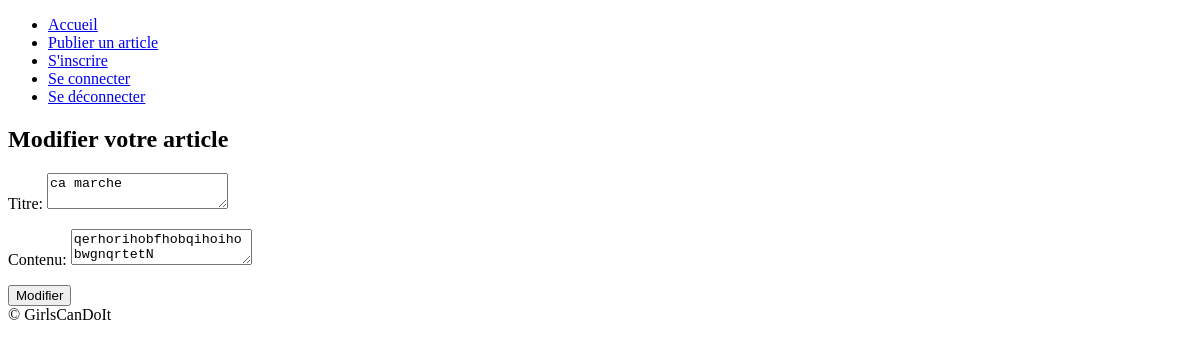
/blog/article_modif/2, run on an earlier commit of the app's database.
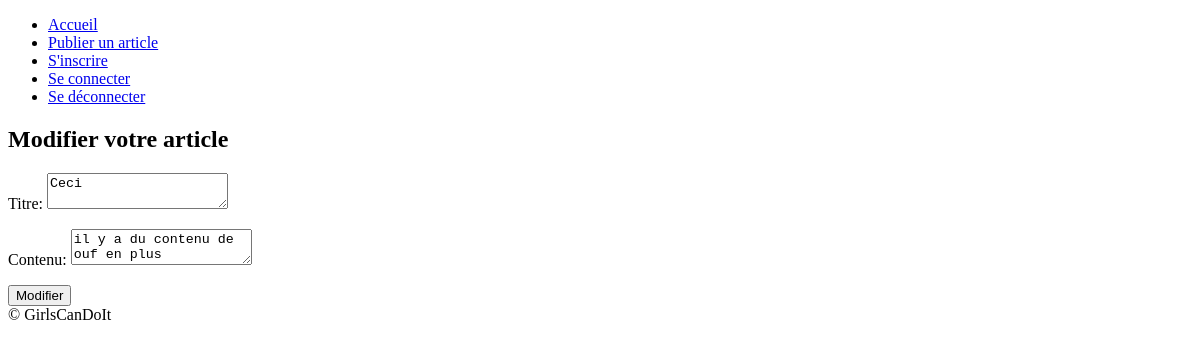
And on a later commit of the database.
### blog/models.py (models this page shows, shortened)
class Article(models.Model):
    titre = models.CharField(max_length=100)
    auteur = models.CharField(max_length=42)
    contenu = models.TextField(null=True)
    date = models.DateTimeField(default=timezone.now, verbose_name="Date de parution")
    class Meta:
        verbose_name = "article"
        ordering = ['-date']

### blog/views.py (the view)
# urls.py: path('article_modif/<int:id_article>', views.article_modif, name='modif'),
def article_modif(request, id_article):
    article = Article.objects.get(id = id_article)
    print("Avant modif: ",article.titre)
    if request.method == "POST":
        article.titre = request.POST["titre"]
        print(article.titre)
        article.contenu = request.POST["contenu"]
        article.save()
    return render(request, 'blog/article_modif.html', {'article': article})

### blog/templates/blog/article_modif.html (shortened to what this page needs)
{% extends "base.html" %}
{% block content %}
    <h1>Modifier votre article</h1>
    <form action="{% url 'modif' article.id %}" method="POST">
        <p>
            <label for="id_titre">Titre:</label>
            <textarea id="id_titre" type="text" name="titre">{{article.titre}}</textarea>
        </p>
        <p>
            <label for="id_contenu">Contenu:</label>
            <textarea id="id_contenu" type="text" name="contenu" >{{article.contenu}}</textarea>
        </p>
        <input type="submit" value = "Modifier"/>
    </form>
{% endblock %}

### templates/base.html (shortened to what this page needs)
<!DOCTYPE html>
<html lang="fr">
<head>
</head>
<body>
    <nav>
       {% block nav %}
       <ul>
            <li><a href="/blog/">Accueil</a></li>
            <li><a href="/blog/nouvel_article/">Publier un article</a></li>
            <li><a href="/blog/Inscription/">S'inscrire</a></li>
            <li><a href="/blog/Connexion/">Se connecter</a></li>
            <li><a href="/blog/Deconnexion/">Se déconnecter</a></li>
       </ul>
       {% endblock %}
   </nav>
   <section id="content">
       {% block content %}{% endblock %}
   </section>
<footer>&copy; GirlsCanDoIt</footer>
</body>
</html>

What changed in the data, as far as the page shows it:
changed Article: titre "ca marche" → "Ceci"; contenu "qerhorihobfhobqihoihobwgnqrtetN" → "il y a du contenu de ouf en plus"
